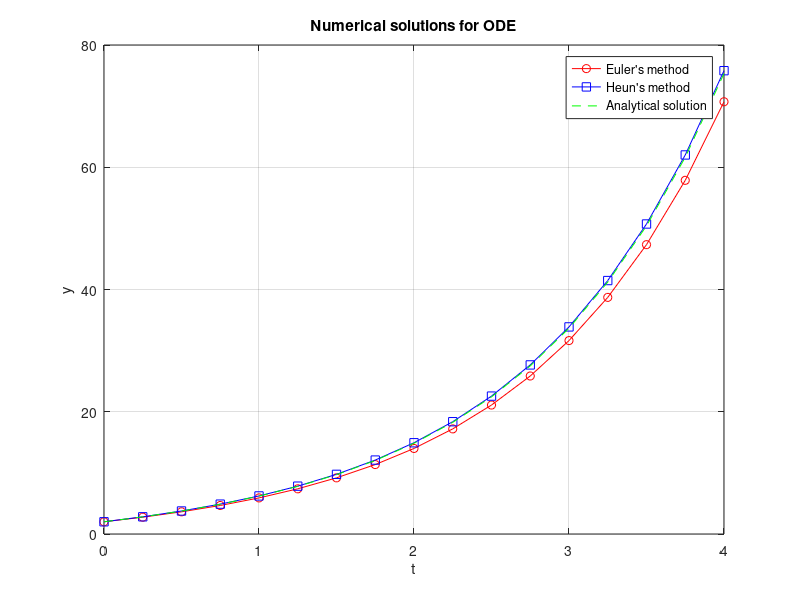
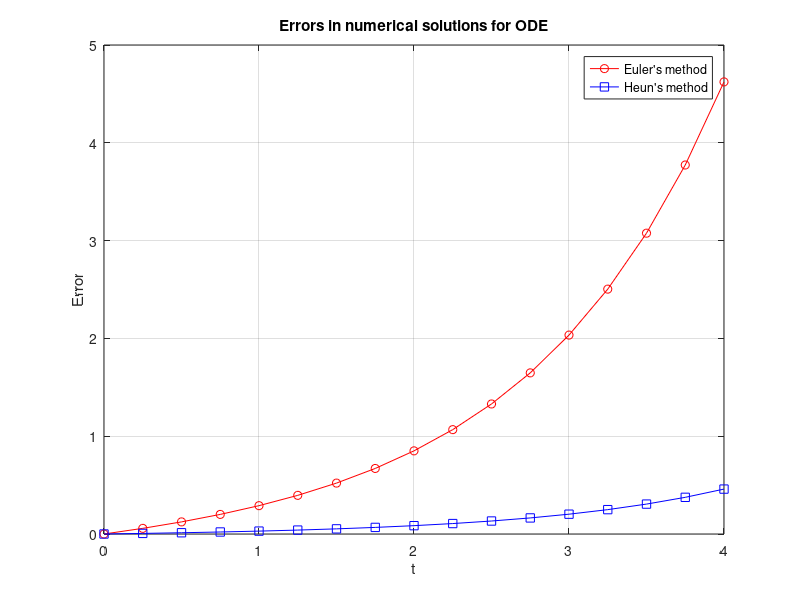

MATLAB code for these plots, in order:
clc;
clear all;
close all;

% Define the ODE
f = @(t,y) 4*exp(0.8*t) - 0.5*y;

% Define the initial conditions
t0 = 0;
y0 = 2;
t = [0,4];

% Define the step size and the number of steps
h = 0.25;
N = (t(2)-t(1))/h;

% Initialize the arrays for t, y, and the error
t = zeros(1,N+1);
y_euler = zeros(1,N+1);
y_heun = zeros(1,N+1);
y_exact = zeros(1,N+1);

% Set the initial values
t(1) = t0;
y_euler(1) = y0;
y_heun(1) = y0;
y_exact(1) = y0;

% Compute the numerical solution using Euler's method
for i=1:N
    y_euler(i+1) = y_euler(i) + h*f(t(i),y_euler(i));
    t(i+1) = t(i) + h;
end

% Compute the numerical solution using Heun's method
for i=1:N
    % Predictor step
    y_pred = y_heun(i) + h*f(t(i),y_heun(i));
    % Corrector step
    y_heun(i+1) = y_heun(i) + h/2*(f(t(i),y_heun(i)) + f(t(i+1),y_pred));
end

% Compute the analytical solution
for i=1:N+1
    y_exact(i) =  (4/1.3)*(exp(0.8*t(i)) - exp(-0.5*t(i))) + 2*exp(-0.5*t(i));
end

% Compute the error
error_euler = abs(y_exact - y_euler);
error_heun = abs(y_exact - y_heun);

% Plot the numerical solution and the error
plot(t,y_euler,'r-o',t,y_heun,'b-s',t,y_exact,'g--');
legend('Euler''s method','Heun''s method','Analytical solution');
xlabel('t');
ylabel('y');
title('Numerical solutions for ODE');
grid on;

figure;
plot(t,error_euler,'r-o',t,error_heun,'b-s');
legend('Euler''s method','Heun''s method');
xlabel('t');
ylabel('Error');
title('Errors in numerical solutions for ODE');
grid on;
